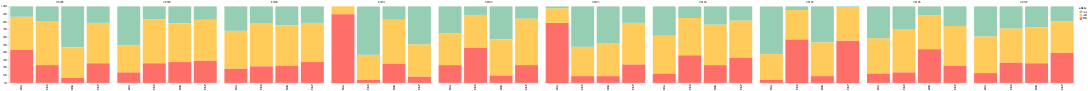

Notebook code for this chart:
### Code cell
alt.Chart(final).mark_bar().encode(
    x=alt.X('population:N', title=None),
    y=alt.Y('value:Q', axis=alt.Axis(grid=False, title=None), stack='normalize'),
    column=alt.Column('snp:N', title=None, sort=list(df.columns[1:11])),
    color=alt.Color('allele:N', scale=alt.Scale(range=['#96ceb4', '#ffcc5c','#ff6f69']))
).configure_view(
    strokeOpacity=0
)

### Figure 1 — Vega-Lite specification as saved in the notebook (floating-point values rounded to 4 significant figures)
{"$schema": "https://vega.github.io/schema/vega-lite/v3.4.0.json", "config": {"mark": {"tooltip": null}, "view": {"height": 300, "strokeOpacity": 0, "width": 400}}, "data": {"name": "data-b224935466f0a12f4d33b0cb74fbce1a"}, "datasets": {"data-b224935466f0a12f4d33b0cb74fbce1a": [{"allele": "AB", "population": "EthA", "snp": "r39098", "value": 54}, {"allele": "BB", "population": "EthA", "snp": "r39098", "value": 54}, {"allele": "AA", "population": "EthA", "snp": "r39098", "value": 17}, {"allele": "AB", "population": "EthE", "snp": "r39098", "value": 72}, {"allele": "BB", "population": "EthE", "snp": "r39098", "value": 29}, {"allele": "AA", "population": "EthE", "snp": "r39098", "value": 24}, {"allele": "AA", "population": "EthK", "snp": "r39098", "value": 67}, {"allele": "AB", "population": "EthK", "snp": "r39098", "value": 50}, {"allele": "BB", "population": "EthK", "snp": "r39098", "value": 8}, {"allele": "AB", "population": "EthP", "snp": "r39098", "value": 66}, {"allele": "BB", "population": "EthP", "snp": "r39098", "value": 32}, {"allele": "AA", "population": "EthP", "snp": "r39098", "value": 27}, {"allele": "AB", "population": "EthA", "snp": "r39099", "value": 45}, {"allele": "BB", "population": "EthA", "snp": "r39099", "value": 17}, {"allele": "AA", "population": "EthA", "snp": "r39099", "value": 63}, {"allele": "AB", "population": "EthE", "snp": "r39099", "value": 72}, {"allele": "BB", "population": "EthE", "snp": "r39099", "value": 32}, {"allele": "AA", "population": "EthE", "snp": "r39099", "value": 21}, {"allele": "AA", "population": "EthK", "snp": "r39099", "value": 28}, {"allele": "AB", "population": "EthK", "snp": "r39099", "value": 63}, {"allele": "BB", "population": "EthK", "snp": "r39099", "value": 34}, {"allele": "AB", "population": "EthP", "snp": "r39099", "value": 67}, {"allele": "BB", "population": "EthP", "snp": "r39099", "value": 36}, {"allele": "AA", "population": "EthP", "snp": "r39099", "value": 22}, {"allele": "AB", "population": "EthA", "snp": "r39100", "value": 62}, {"allele": "BB", "population": "EthA", "snp": "r39100", "value": 23}, {"allele": "AA", "population": "EthA", "snp": "r39100", "value": 40}, {"allele": "AB", "population": "EthE", "snp": "r39100", "value": 70}, {"allele": "BB", "population": "EthE", "snp": "r39100", "value": 27}, {"allele": "AA", "population": "EthE", "snp": "r39100", "value": 28}, {"allele": "AA", "population": "EthK", "snp": "r39100", "value": 31}, {"allele": "AB", "population": "EthK", "snp": "r39100", "value": 66}, {"allele": "BB", "population": "EthK", "snp": "r39100", "value": 28}, {"allele": "AB", "population": "EthP", "snp": "r39100", "value": 64}, {"allele": "BB", "population": "EthP", "snp": "r39100", "value": 34}, {"allele": "AA", "population": "EthP", "snp": "r39100", "value": 27}, {"allele": "AB", "population": "EthA", "snp": "r39101", "value": 13}, {"allele": "BB", "population": "EthA", "snp": "r39101", "value": 112}, {"allele": "AA", "population": "EthA", "snp": "r39101", "value": 0}, {"allele": "AB", "population": "EthE", "snp": "r39101", "value": 41}, {"allele": "BB", "population": "EthE", "snp": "r39101", "value": 5}, {"allele": "AA", "population": "EthE", "snp": "r39101", "value": 79}, {"allele": "AA", "population": "EthK", "snp": "r39101", "value": 22}, {"allele": "AB", "population": "EthK", "snp": "r39101", "value": 72}, {"allele": "BB", "population": "EthK", "snp": "r39101", "value": 31}, {"allele": "AB", "population": "EthP", "snp": "r39101", "value": 53}, {"allele": "BB", "population": "EthP", "snp": "r39101", "value": 10}, {"allele": "AA", "population": "EthP", "snp": "r39101", "value": 62}, {"allele": "AB", "population": "EthA", "snp": "r39102", "value": 52}, {"allele": "BB", "population": "EthA", "snp": "r39102", "value": 29}, {"allele": "AA", "population": "EthA", "snp": "r39102", "value": 44}, {"allele": "AB", "population": "EthE", "snp": "r39102", "value": 54}, {"allele": "BB", "population": "EthE", "snp": "r39102", "value": 57}, {"allele": "AA", "population": "EthE", "snp": "r39102", "value": 14}, {"allele": "AA", "population": "EthK", "snp": "r39102", "value": 54}, {"allele": "AB", "population": "EthK", "snp": "r39102", "value": 59}, {"allele": "BB", "population": "EthK", "snp": "r39102", "value": 12}, {"allele": "AB", "population": "EthP", "snp": "r39102", "value": 76}, {"allele": "BB", "population": "EthP", "snp": "r39102", "value": 29}, {"allele": "AA", "population": "EthP", "snp": "r39102", "value": 20}, {"allele": "AB", "population": "EthA", "snp": "r39103", "value": 24}, {"allele": "BB", "population": "EthA", "snp": "r39103", "value": 98}, {"allele": "AA", "population": "EthA", "snp": "r39103", "value": 3}, {"allele": "AB", "population": "EthE", "snp": "r39103", "value": 48}, {"allele": "BB", "population": "EthE", "snp": "r39103", "value": 11}, {"allele": "AA", "population": "EthE", "snp": "r39103", "value": 66}, {"allele": "AA", "population": "EthK", "snp": "r39103", "value": 61}, {"allele": "AB", "population": "EthK", "snp": "r39103", "value": 53}, {"allele": "BB", "population": "EthK", "snp": "r39103", "value": 11}, {"allele": "AB", "population": "EthP", "snp": "r39103", "value": 68}, {"allele": "BB", "population": "EthP", "snp": "r39103", "value": 30}, {"allele": "AA", "population": "EthP", "snp": "r39103", "value": 27}, {"allele": "AB", "population": "EthA", "snp": "r39104", "value": 62}, {"allele": "BB", "population": "EthA", "snp": "r39104", "value": 15}, {"allele": "AA", "population": "EthA", "snp": "r39104", "value": 48}, {"allele": "AB", "population": "EthE", "snp": "r39104", "value": 61}, {"allele": "BB", "population": "EthE", "snp": "r39104", "value": 45}, {"allele": "AA", "population": "EthE", "snp": "r39104", "value": 19}, {"allele": "AA", "population": "EthK", "snp": "r39104", "value": 30}, {"allele": "AB", "population": "EthK", "snp": "r39104", "value": 66}, {"allele": "BB", "population": "EthK", "snp": "r39104", "value": 29}, {"allele": "AB", "population": "EthP", "snp": "r39104", "value": 61}, {"allele": "BB", "population": "EthP", "snp": "r39104", "value": 41}, {"allele": "AA", "population": "EthP", "snp": "r39104", "value": 23}, {"allele": "AB", "population": "EthA", "snp": "r39105", "value": 42}, {"allele": "BB", "population": "EthA", "snp": "r39105", "value": 5}, {"allele": "AA", "population": "EthA", "snp": "r39105", "value": 78}, {"allele": "AB", "population": "EthE", "snp": "r39105", "value": 48}, {"allele": "BB", "population": "EthE", "snp": "r39105", "value": 71}, {"allele": "AA", "population": "EthE", "snp": "r39105", "value": 6}, {"allele": "AA", "population": "EthK", "snp": "r39105", "value": 59}, {"allele": "AB", "population": "EthK", "snp": "r39105", "value": 55}, {"allele": "BB", "population": "EthK", "snp": "r39105", "value": 11}, {"allele": "AB", "population": "EthP", "snp": "r39105", "value": 55}, {"allele": "BB", "population": "EthP", "snp": "r39105", "value": 69}, {"allele": "AA", "population": "EthP", "snp": "r39105", "value": 1}, {"allele": "AB", "population": "EthA", "snp": "r39106", "value": 58}, {"allele": "BB", "population": "EthA", "snp": "r39106", "value": 15}, {"allele": "AA", "population": "EthA", "snp": "r39106", "value": 52}, {"allele": "AB", "population": "EthE", "snp": "r39106", "value": 71}, {"allele": "BB", "population": "EthE", "snp": "r39106", "value": 17}, {"allele": "AA", "population": "EthE", "snp": "r39106", "value": 37}, {"allele": "AA", "population": "EthK", "snp": "r39106", "value": 15}, {"allele": "AB", "population": "EthK", "snp": "r39106", "value": 55}, {"allele": "BB", "population": "EthK", "snp": "r39106", "value": 55}, {"allele": "AB", "population": "EthP", "snp": "r39106", "value": 65}, {"allele": "BB", "population": "EthP", "snp": "r39106", "value": 28}, {"allele": "AA", "population": "EthP", "snp": "r39106", "value": 32}, {"allele": "AB", "population": "EthA", "snp": "r39107", "value": 60}, {"allele": "BB", "population": "EthA", "snp": "r39107", "value": 16}, {"allele": "AA", "population": "EthA", "snp": "r39107", "value": 49}, {"allele": "AB", "population": "EthE", "snp": "r39107", "value": 56}, {"allele": "BB", "population": "EthE", "snp": "r39107", "value": 33}, {"allele": "AA", "population": "EthE", "snp": "r39107", "value": 36}, {"allele": "AA", "population": "EthK", "snp": "r39107", "value": 34}, {"allele": "AB", "population": "EthK", "snp": "r39107", "value": 59}, {"allele": "BB", "population": "EthK", "snp": "r39107", "value": 32}, {"allele": "AB", "population": "EthP", "snp": "r39107", "value": 52}, {"allele": "BB", "population": "EthP", "snp": "r39107", "value": 49}, {"allele": "AA", "population": "EthP", "snp": "r39107", "value": 24}]}, "encoding": {"color": {"field": "allele", "scale": {"range": ["#96ceb4", "#ffcc5c", "#ff6f69"]}, "type": "nominal"}, "column": {"field": "snp", "sort": ["r0", "r1", "r2", "r3", "r4", "r5", "r6", "r7", "r8", "r9"], "title": null, "type": "nominal"}, "x": {"field": "population", "title": null, "type": "nominal"}, "y": {"axis": {"grid": false, "title": null}, "field": "value", "stack": "normalize", "type": "quantitative"}}, "mark": "bar"}
